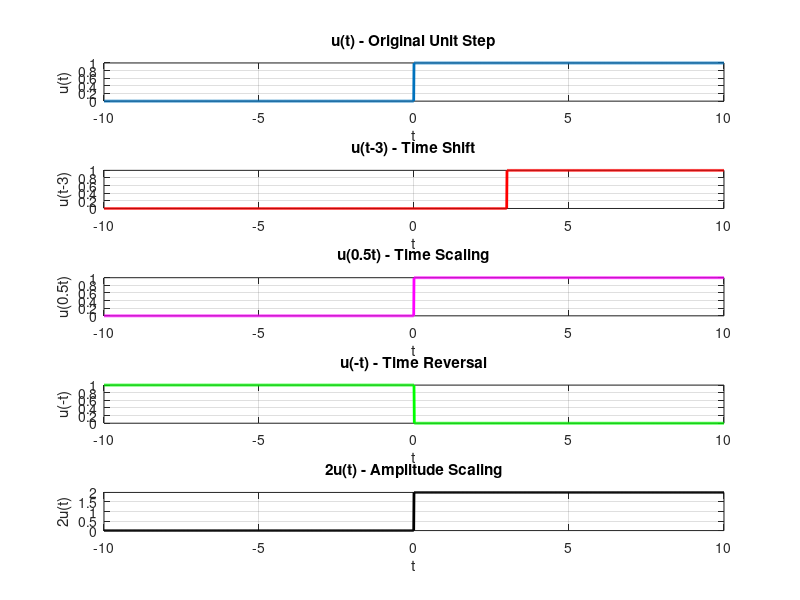
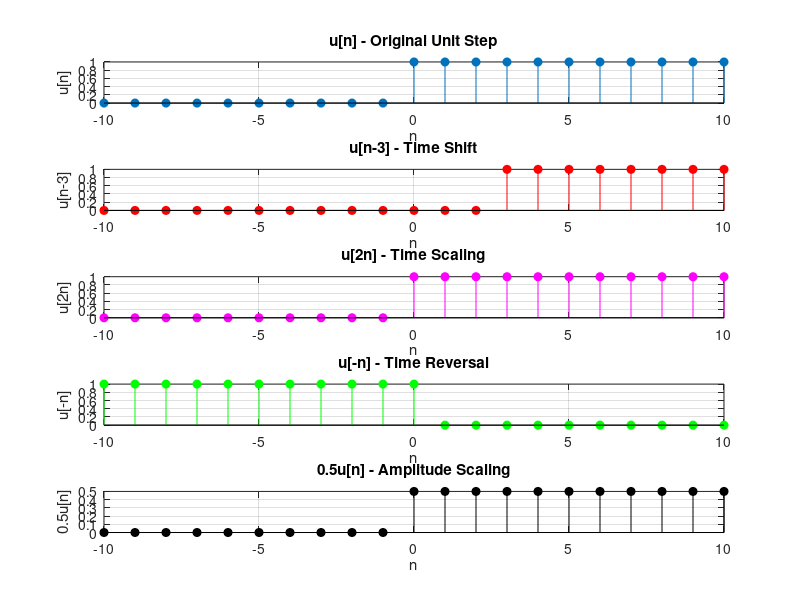

These figures' MATLAB source, in order:
% MATLAB Code to Demonstrate Shifting, Scaling, and Reversal
% for Unit Step Function (Continuous & Discrete Time)

clc; clear; close all;

%% Define Time Axes
t = -10:0.01:10;   % Continuous time axis
n = -10:10;        % Discrete time axis

%% Define Unit Step Function
u_t = double(t>=0);   % Continuous-time unit step
u_n = double(n>=0);   % Discrete-time unit step

%% Continuous-Time Operations
% Shifting (u(t-3)) --> Right shift by 3
u_shift = double((t-3) >= 0);

% Time Scaling (u(0.5t)) --> Slow down by factor of 2
u_scale = double((0.5*t) >= 0);

% Time Reversal (u(-t))
u_rev = double((-t) >= 0);

% Amplitude Scaling (2*u(t))
u_amp = 2 * u_t;

%% Discrete-Time Operations
% Shifting (u[n-3])
u_n_shift = double((n-3) >= 0);

% Time Scaling (u[2n]) --> compress by factor of 2
u_n_scale = double((2*n) >= 0);

% Time Reversal (u[-n])
u_n_rev = double((-n) >= 0);

% Amplitude Scaling (0.5*u[n])
u_n_amp = 0.5 * u_n;

%% Plot Continuous-Time
figure('Name','Continuous-Time Unit Step Operations');
subplot(5,1,1); plot(t,u_t,'LineWidth',2); grid on;
title('u(t) - Original Unit Step'); xlabel('t'); ylabel('u(t)');

subplot(5,1,2); plot(t,u_shift,'r','LineWidth',2); grid on;
title('u(t-3) - Time Shift'); xlabel('t'); ylabel('u(t-3)');

subplot(5,1,3); plot(t,u_scale,'m','LineWidth',2); grid on;
title('u(0.5t) - Time Scaling'); xlabel('t'); ylabel('u(0.5t)');

subplot(5,1,4); plot(t,u_rev,'g','LineWidth',2); grid on;
title('u(-t) - Time Reversal'); xlabel('t'); ylabel('u(-t)');

subplot(5,1,5); plot(t,u_amp,'k','LineWidth',2); grid on;
title('2u(t) - Amplitude Scaling'); xlabel('t'); ylabel('2u(t)');

%% Plot Discrete-Time
figure('Name','Discrete-Time Unit Step Operations');
subplot(5,1,1); stem(n,u_n,'filled'); grid on;
title('u[n] - Original Unit Step'); xlabel('n'); ylabel('u[n]');

subplot(5,1,2); stem(n,u_n_shift,'r','filled'); grid on;
title('u[n-3] - Time Shift'); xlabel('n'); ylabel('u[n-3]');

subplot(5,1,3); stem(n,u_n_scale,'m','filled'); grid on;
title('u[2n] - Time Scaling'); xlabel('n'); ylabel('u[2n]');

subplot(5,1,4); stem(n,u_n_rev,'g','filled'); grid on;
title('u[-n] - Time Reversal'); xlabel('n'); ylabel('u[-n]');

subplot(5,1,5); stem(n,u_n_amp,'k','filled'); grid on;
title('0.5u[n] - Amplitude Scaling'); xlabel('n'); ylabel('0.5u[n]');

